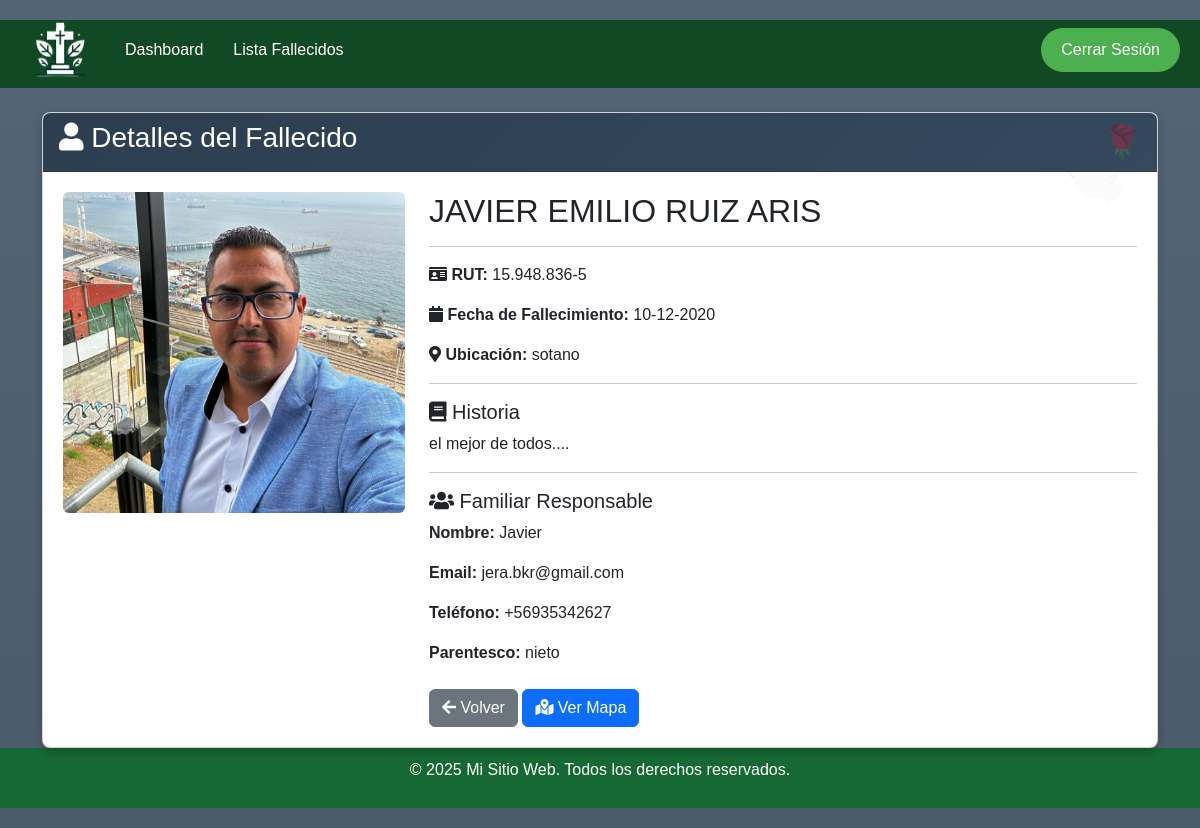
/detalle/14/ (signed in), run on the app's committed database.
### crudsimple/models.py (models this page shows, shortened)
class Fallecido(models.Model):
    UBICACION_CHOICES = [
        ('sotano', 'Sótano'),
        ('bloque_1', 'Bloque 1'),
        ('bloque_2', 'Bloque 2'),
        ('miramar', 'Miramar'),
    ]
    PARENTESCO_CHOICES = [
        ('hijo', 'Hijo/a'),
        ('esposo', 'Esposo/a'),
        ('padre', 'Padre/Madre'),
        ('hermano', 'Hermano/a'),
        ('nieto', 'Nieto/a'),
        ('otro', 'Otro'),
    ]
    rut = models.CharField(max_length=50, blank=True)
    nombre = models.CharField(max_length=50, blank=True)
    segundo_nombre = models.CharField(max_length=50, blank=True, null=True, verbose_name="Segundo Nombre")  # 👈 AGREGAR ESTA LÍNEA
    apellido_p = models.CharField(max_length=50, blank=True)
    apellido_m = models.CharField(max_length=50, blank=True)
    fechafallecimiento = models.DateField(blank=True, null=True)
    ubicacion = models.CharField(max_length=50, choices=UBICACION_CHOICES, blank=True)
    maps = models.CharField(max_length=500, blank=True)
    latitud = models.DecimalField(max_digits=10, decimal_places=8, null=True, blank=True, verbose_name="Latitud")
    longitud = models.DecimalField(max_digits=11, decimal_places=8, null=True, blank=True, verbose_name="Longitud")
    foto = models.ImageField(upload_to='fotos_fallecidos/', blank=True, null=True, verbose_name="Foto")
    historia = models.TextField(blank=True, null=True, verbose_name="Historia")
    fecha_registro = models.DateTimeField(auto_now_add=True, verbose_name="Fecha de Registro")
    nombre_familiar = models.CharField(max_length=200, verbose_name="Nombre del Familiar", blank=True, null=True)
    email_familiar = models.EmailField(verbose_name="Email del Familiar", blank=True, null=True)
    telefono_familiar = models.CharField(max_length=15, verbose_name="Teléfono", blank=True, null=True)
    parentesco = models.CharField(max_length=50, verbose_name="Parentesco", choices=PARENTESCO_CHOICES, blank=True, null=True)
    fecha_reduccion = models.DateField(verbose_name="Fecha Reducción (5 años)", blank=True, null=True)
    fecha_mantenimiento_lapida = models.DateField(verbose_name="Mantto. Lápida (2 años)", blank=True, null=True)
    fecha_pintura = models.DateField(verbose_name="Pintura/Retoque (3 años)", blank=True, null=True)
    notificacion_registro_enviada = models.BooleanField(default=False, verbose_name="Notificación Enviada")
    ultima_notificacion = models.DateField(blank=True, null=True, verbose_name="Última Notificación")

### crudsimple/views.py (the view)
# urls.py: path('detalle/<int:id>/', views.detalle_fallecido, name='detalle_fallecido'),
@login_required
def detalle_fallecido(request, id):
    fallecido = get_object_or_404(Fallecido, id=id)
    context = {'fallecido': fallecido}
    return render(request, 'detalle_fallecido.html', context)

### crudsimple/templates/detalle_fallecido.html (shortened to what this page needs)
{% load static %}
<!DOCTYPE html>
<html lang="es">
<head>
    <link href="https://cdn.jsdelivr.net/npm/bootstrap@5.3.3/dist/css/bootstrap.min.css" rel="stylesheet">
    <link rel="stylesheet" href="https://cdnjs.cloudflare.com/ajax/libs/font-awesome/5.15.4/css/all.min.css">
    <link rel="stylesheet" href="{% static 'css/styles.css' %}">
</head>
<body>
    {% include "includes/logout.html" %}
    <div class="container mt-4">
        <div class="card">
            <div class="card-header bg-primary text-white">
                <h3><i class="fas fa-user"></i> Detalles del Fallecido</h3>
            </div>
            <div class="card-body">
                <div class="row">
                    <div class="col-md-4 text-center">
                        {% if fallecido.foto %}
                        <img src="{{ fallecido.foto.url }}" alt="Foto" class="img-fluid rounded"
                            style="max-height: 400px;">
                        {% else %}
                        <i class="fas fa-user-circle fa-10x text-muted"></i>
                        {% endif %}
                    </div>
                    <div class="col-md-8">
                        <h2>
                            {{ fallecido.nombre }}
                            {% if fallecido.segundo_nombre %}
                            {{ fallecido.segundo_nombre }}
                            {% endif %}
                            {{ fallecido.apellido_p }} {{ fallecido.apellido_m }}
                        </h2>
                        <hr>
                        <p><strong><i class="fas fa-id-card"></i> RUT:</strong> {{ fallecido.rut }}</p>
                        <p><strong><i class="fas fa-calendar"></i> Fecha de Fallecimiento:</strong>
                            {{ fallecido.fechafallecimiento|date:"d-m-Y" }}</p>
                        <p><strong><i class="fas fa-map-marker-alt"></i> Ubicación:</strong> {{ fallecido.ubicacion }}
                        </p>
                        {% if fallecido.historia %}
                        <hr>
                        <h5><i class="fas fa-book"></i> Historia</h5>
                        <p style="text-align: justify; white-space: pre-line;">{{ fallecido.historia }}</p>
                        {% endif %}
                        <hr>
                        <h5><i class="fas fa-users"></i> Familiar Responsable</h5>
                        <p><strong>Nombre:</strong> {{ fallecido.nombre_familiar }}</p>
                        {% if fallecido.email_familiar %}
                        <p><strong>Email:</strong> {{ fallecido.email_familiar }}</p>
                        {% endif %}
                        <p><strong>Teléfono:</strong> {{ fallecido.telefono_familiar }}</p>
                        <p><strong>Parentesco:</strong> {{ fallecido.parentesco }}</p>
                        <div class="mt-4">
                            <a href="javascript:history.back()" class="btn btn-secondary">
                                <i class="fas fa-arrow-left"></i> Volver
                            </a>
                            {% if fallecido.latitud and fallecido.longitud %}
                            <a href="{% url 'mapa_tumba' fallecido.id %}" class="btn btn-primary">
                                <i class="fas fa-map-marked-alt"></i> Ver Mapa
                            </a>
                            {% endif %}
                        </div>
                    </div>
                </div>
            </div>
        </div>
    </div>
</body>
<footer>
    {% include "includes/footer.html" %}
</footer>
</html>

### crudsimple/static/css/styles.css (style rules this page uses)
body { margin: 0; font-family: Arial, sans-serif; }
.card { box-shadow: 0 4px 8px rgba(0, 0, 0, 0.2); border-radius: 8px; overflow: hidden; }
.card-body { padding: 20px; }

### crudsimple/templates/detalle_fallecido.html (style rules this page uses)
body { background: linear-gradient(rgba(52, 73, 94, 0.85), rgba(44, 62, 80, 0.85)), url('https://images.unsplash.com/photo-1481627834876-b7833e8f5570?w=1920&q=80') center/cover fixed; min-height: 100vh; padding: 20px 0; }
.container { position: relative; z-index: 1; }
.card { background: rgba(255, 255, 255, 0.98); backdrop-filter: blur(15px); border: none; box-shadow: 0 15px 50px rgba(0, 0, 0, 0.4); border-radius: 20px; overflow: hidden; position: relative; }
.card::before { content: '🕊️'; position: absolute; top: 10px; right: 20px; font-size: 4rem; opacity: 0.1; z-index: 0; }
.card-header { background: linear-gradient(135deg, #2c3e50 0%, #34495e 100%); border: none; position: relative; z-index: 1; }
.card-body { position: relative; z-index: 1; }
.card-header::after { content: '🌹'; position: absolute; right: 15px; top: 50%; transform: translateY(-50%); font-size: 2rem; opacity: 0.3; }

### data on the page
Fallecido: foto (picture), nombre "JAVIER", segundo_nombre "EMILIO", apellido_p "RUIZ", apellido_m "ARIS", rut "15.948.836-5", fechafallecimiento "10-12-2020", ubicacion "sotano", historia "el mejor de todos....", nombre_familiar "Javier", email_familiar "jera.bkr@gmail.com", telefono_familiar "+56935342627", parentesco "nieto"
